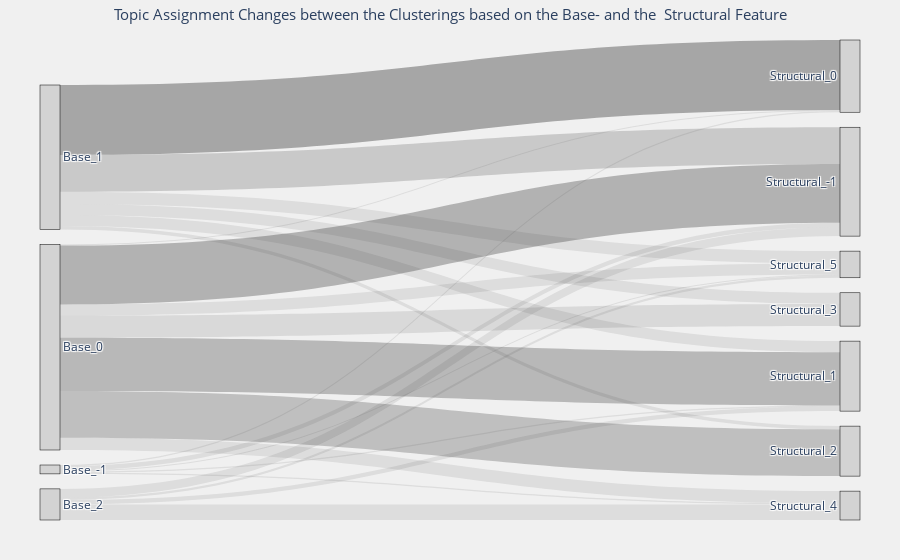

Notebook cell for this chart:
### Code cell
fig = plot_topic_changes("Base", " Structural", base_topics, structural_topics)
path = os.path.join(os.getcwd(), "../results/structural_embeddings/base_structural_topic_changes.png")
fig.write_image(path, width=1600, height=600, scale=2)
fig.show()

### Figure 1 — Plotly figure (JSON) as saved in the notebook; plotly's stock layout.template omitted (floating-point values rounded to 4 significant figures)
{"data": [{"link": {"color": ["rgba(50, 50, 50, 0.1)", "rgba(50, 50, 50, 0.1)", "rgba(50, 50, 50, 0.1)", "rgba(50, 50, 50, 0.1)", "rgba(50, 50, 50, 0.1)", "rgba(50, 50, 50, 0.32515337423312884)", "rgba(50, 50, 50, 0.1)", "rgba(50, 50, 50, 0.294478527607362)", "rgba(50, 50, 50, 0.25766871165644173)", "rgba(50, 50, 50, 0.12269938650306748)", "rgba(50, 50, 50, 0.1)", "rgba(50, 50, 50, 0.1)", "rgba(50, 50, 50, 0.20245398773006135)", "rgba(50, 50, 50, 0.38650306748466257)", "rgba(50, 50, 50, 0.1)", "rgba(50, 50, 50, 0.1)", "rgba(50, 50, 50, 0.1)", "rgba(50, 50, 50, 0.1)", "rgba(50, 50, 50, 0.1)", "rgba(50, 50, 50, 0.1)", "rgba(50, 50, 50, 0.1)", "rgba(50, 50, 50, 0.1)"], "source": [0, 0, 0, 0, 0, 1, 1, 1, 1, 1, 1, 1, 2, 2, 2, 2, 2, 2, 3, 3, 3, 3], "target": [4, 5, 6, 9, 10, 4, 5, 6, 7, 8, 9, 10, 4, 5, 6, 7, 8, 10, 4, 6, 9, 10], "value": [4, 1, 1, 1, 1, 53, 1, 48, 42, 20, 11, 10, 33, 63, 10, 3, 10, 11, 8, 4, 14, 2]}, "node": {"color": "lightgrey", "label": ["Base_-1", "Base_0", "Base_1", "Base_2", " Structural_-1", " Structural_0", " Structural_1", " Structural_2", " Structural_3", " Structural_4", " Structural_5"], "line": {"color": "black", "width": 0.5}, "pad": 15, "thickness": 20}, "type": "sankey"}], "layout": {"font": {"size": 12}, "margin": {"b": 40, "l": 40, "r": 40, "t": 40}, "paper_bgcolor": "rgba(240, 240, 240, 1)", "plot_bgcolor": "rgba(255, 255, 255, 1)", "title": {"font": {"size": 15}, "text": "Topic Assignment Changes between the Clusterings based on the Base- and the  Structural Feature", "x": 0.5}}}
